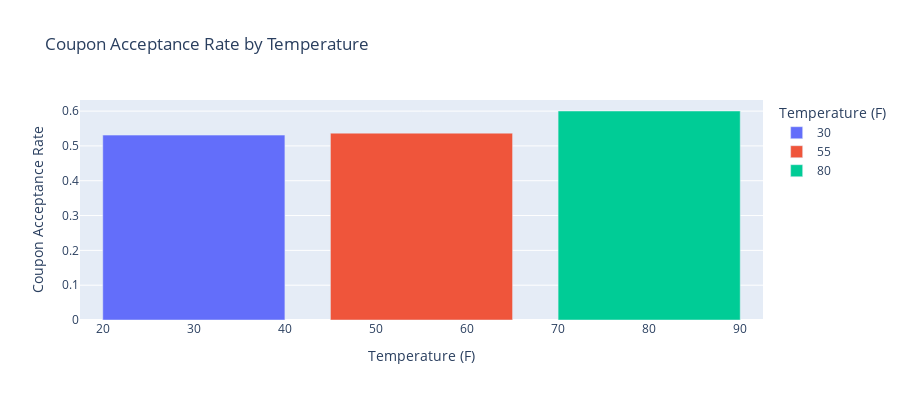

Notebook code cell kept with this figure:
### Code cell
data1['tempText'] = data1['temperature'].astype('string')
fig = px.bar(data1, x = "temperature", y = 'Y', color="tempText",
       title = "Coupon Acceptance Rate by Temperature", height=400,
             labels = dict(Y = "Coupon Acceptance Rate", temperature = "Temperature (F)"))
fig.update_layout(
    legend_title="Temperature (F)"
    )
fig.show()

### Figure 1 — Plotly figure (JSON) as saved in the notebook; plotly's stock layout.template omitted (floating-point values rounded to 4 significant figures)
{"data": [{"alignmentgroup": "True", "hovertemplate": "tempText=30<br>Temperature (F)=%{x}<br>Coupon Acceptance Rate=%{y}<extra></extra>", "legendgroup": "30", "marker": {"color": "#636efa", "pattern": {"shape": ""}}, "name": "30", "offsetgroup": "30", "orientation": "v", "showlegend": true, "textposition": "auto", "type": "bar", "x": [30], "xaxis": "x", "y": [0.5311], "yaxis": "y"}, {"alignmentgroup": "True", "hovertemplate": "tempText=55<br>Temperature (F)=%{x}<br>Coupon Acceptance Rate=%{y}<extra></extra>", "legendgroup": "55", "marker": {"color": "#EF553B", "pattern": {"shape": ""}}, "name": "55", "offsetgroup": "55", "orientation": "v", "showlegend": true, "textposition": "auto", "type": "bar", "x": [55], "xaxis": "x", "y": [0.5367], "yaxis": "y"}, {"alignmentgroup": "True", "hovertemplate": "tempText=80<br>Temperature (F)=%{x}<br>Coupon Acceptance Rate=%{y}<extra></extra>", "legendgroup": "80", "marker": {"color": "#00cc96", "pattern": {"shape": ""}}, "name": "80", "offsetgroup": "80", "orientation": "v", "showlegend": true, "textposition": "auto", "type": "bar", "x": [80], "xaxis": "x", "y": [0.6003], "yaxis": "y"}], "layout": {"barmode": "relative", "height": 400, "legend": {"title": {"text": "Temperature (F)"}, "tracegroupgap": 0}, "title": {"text": "Coupon Acceptance Rate by Temperature"}, "xaxis": {"anchor": "y", "domain": [0, 1], "title": {"text": "Temperature (F)"}}, "yaxis": {"anchor": "x", "domain": [0, 1], "title": {"text": "Coupon Acceptance Rate"}}}}
